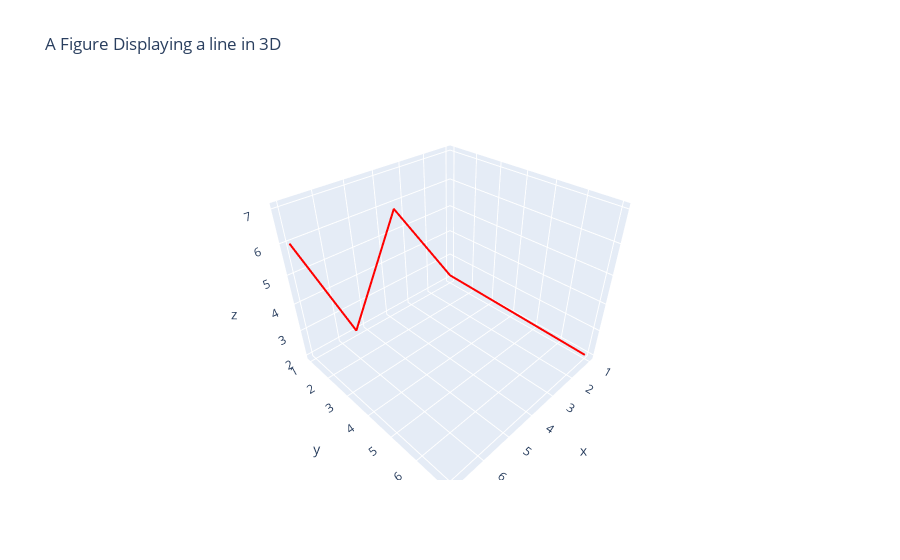

The code cell stored with this chart in its notebook:
### Code cell
fig=go.Figure(layout_title_text="A Figure Displaying a line in 3D")
fig.add_trace(go.Scatter3d(x=[1,2,3,4,5,6,7],y=[7,6,5,4,3,2,1],mode='lines',z=[2,3,4,5,7,3,6],line=dict(color='red',width=4)))
fig.show()

### Figure 1 — Plotly figure (JSON) as saved in the notebook; plotly's stock layout.template omitted (floating-point values rounded to 4 significant figures)
{"data": [{"line": {"color": "red", "width": 4}, "mode": "lines", "type": "scatter3d", "x": [1, 2, 3, 4, 5, 6, 7], "y": [7, 6, 5, 4, 3, 2, 1], "z": [2, 3, 4, 5, 7, 3, 6]}], "layout": {"title": {"text": "A Figure Displaying a line in 3D"}}}
